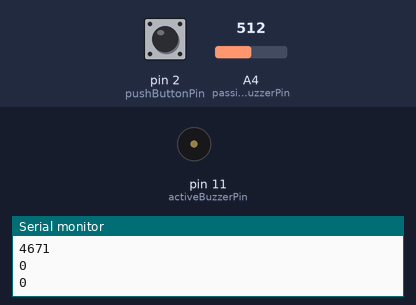
Bench run of a sketch on a simulated Arduino Uno, built with avr-gcc and run on an emulated ATmega328P. Parts: buzzer (waves = sounding), the last lines printed to the serial monitor. The inputs (shaded band) are chosen by the test bench; at power-on: pin 2 (pushButtonPin) HIGH, A4 (passiveBuzzerPin) = 512.

Above: at 4.8 s.
4.9 s: pin 2 (pushButtonPin) driven HIGH
6.7 s: pin 2 (pushButtonPin) pulsed LOW 5 times (0.12 s each, 0.3 s apart)
At 10.9 s:
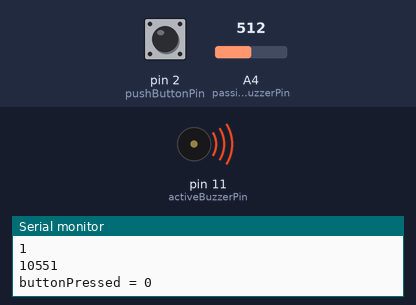
Timing chart, 0 to 12.4 s (numbered marks = the images above; inputs shaded):
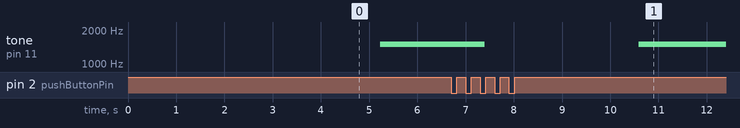

Measured:
- after the input at 6.7 s, tone on pin 11 (activeBuzzerPin): 1500 Hz → silent after 0.69 s, → 1500 Hz 3.2 s later

The sketch:

knock-detector-buzzer.ino
```cpp
const int passiveBuzzerPin = A4;
const int activeBuzzerPin = 11;
const int pushButtonPin = 2;
const int passiveBuzzerThreshold = 100;
const long interval = 5000;

long previousMillis = 0;
int timePassed = 0;
int passiveBuzzerFlag = 0;
int passiveBuzzerValue = 0;
int activeBuzzerTone = 1500;
int pushButtonState = 0;
int buttonPressed = 0;

void setup() {
  // put your setup code here, to run once:
  pinMode(passiveBuzzerPin, INPUT);
  pinMode(activeBuzzerPin, OUTPUT);
  pinMode(pushButtonPin, INPUT_PULLUP);
  Serial.begin(9600);
}

void loop() {
  // put your main code here, to run repeatedly:
  passiveBuzzerValue = analogRead(passiveBuzzerPin);
  Serial.print("passiveBuzzerValue = ");
  Serial.println(passiveBuzzerValue);
  if (passiveBuzzerValue > passiveBuzzerThreshold){
    passiveBuzzerFlag = 1;
    Serial.println("ajung aici ulterior?");
    Serial.print("passiveBuzzerFlag = ");
    Serial.println(passiveBuzzerFlag);
  }
  if (passiveBuzzerFlag == 1){
    unsigned long currentMillis = millis();
    Serial.println(currentMillis);
    if (currentMillis - previousMillis >= interval){
      previousMillis = currentMillis;
      timePassed = 1;
    }
    Serial.println(timePassed);
    Serial.println(previousMillis);
  }
  if (timePassed == 1){
    pushButtonState = digitalRead(pushButtonPin);
    if (pushButtonState == LOW){
      buttonPressed = 1;
    }
    Serial.print("buttonPressed = ");
    Serial.println(buttonPressed);
    if(buttonPressed == 1){
      noTone(activeBuzzerPin);
      passiveBuzzerFlag = 0;
      timePassed = 0;
      Serial.print("passiveBuzzerFlag = ");
      Serial.println(passiveBuzzerFlag);
      Serial.print("timePassed = ");
      Serial.println(timePassed);
      buttonPressed = 0;
    }else{
      tone(activeBuzzerPin, activeBuzzerTone);
    }
  }
  //Serial.println(pushButtonState);
  //Serial.println(passiveBuzzerValue);
  delay(500);
}
```
